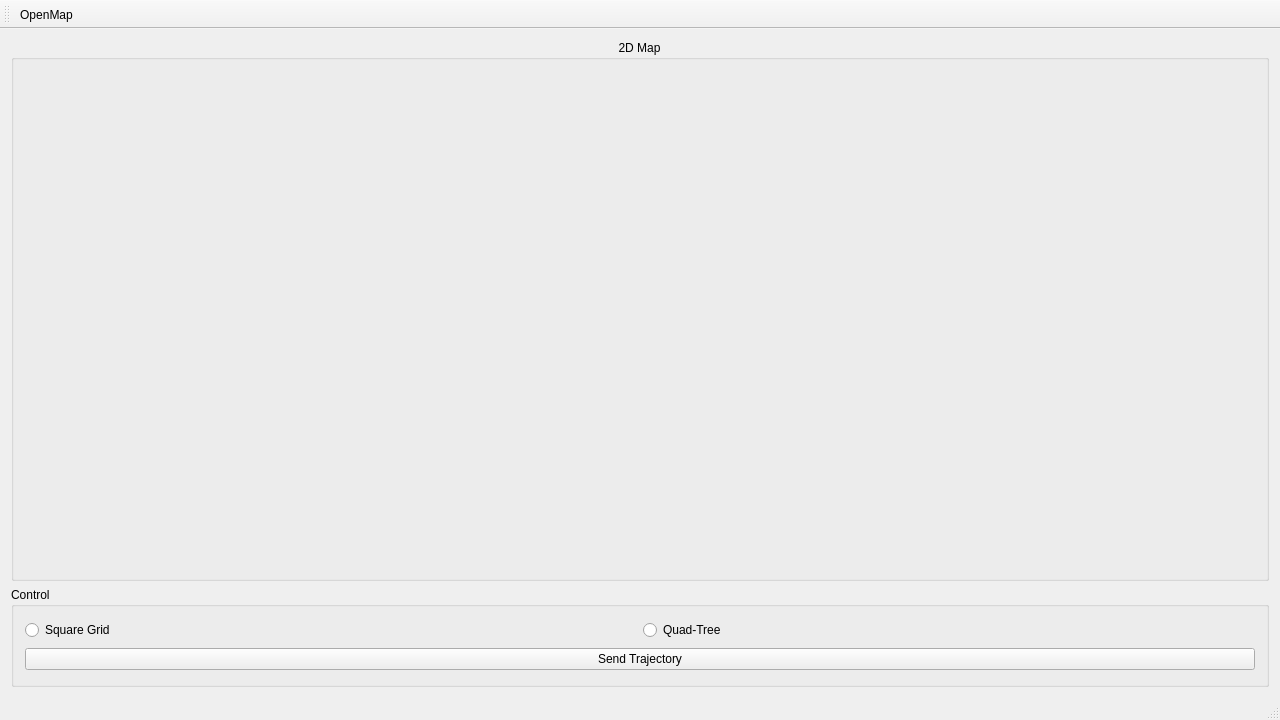
<?xml version="1.0" encoding="UTF-8"?>
<ui version="4.0">
 <class>MainWindow</class>
 <widget class="QMainWindow" name="MainWindow">
  <property name="geometry">
   <rect>
    <x>0</x>
    <y>0</y>
    <width>1280</width>
    <height>720</height>
   </rect>
  </property>
  <property name="windowTitle">
   <string>QuadNav GUI</string>
  </property>
  <widget class="QWidget" name="centralWidget">
   <layout class="QGridLayout" name="gridLayout">
    <item row="0" column="0" colspan="2">
     <widget class="QGroupBox" name="gbMap">
      <property name="title">
       <string>2D Map</string>
      </property>
      <property name="alignment">
       <set>Qt::AlignHCenter|Qt::AlignTop</set>
      </property>
      <layout class="QGridLayout" name="gridLayout_3"/>
     </widget>
    </item>
    <item row="1" column="0" colspan="2">
     <widget class="QGroupBox" name="gbCtrl">
      <property name="maximumSize">
       <size>
        <width>16777215</width>
        <height>100</height>
       </size>
      </property>
      <property name="title">
       <string>Control</string>
      </property>
      <layout class="QGridLayout" name="gridLayout_2">
       <item row="0" column="1">
        <widget class="QRadioButton" name="radioButton">
         <property name="text">
          <string>Quad-Tree</string>
         </property>
        </widget>
       </item>
       <item row="0" column="0">
        <widget class="QRadioButton" name="radioButton_2">
         <property name="text">
          <string>Square Grid</string>
         </property>
        </widget>
       </item>
       <item row="1" column="0" colspan="2">
        <widget class="QPushButton" name="btnSendTraj">
         <property name="text">
          <string>Send Trajectory</string>
         </property>
        </widget>
       </item>
      </layout>
     </widget>
    </item>
   </layout>
  </widget>
  <widget class="QMenuBar" name="menuBar">
   <property name="geometry">
    <rect>
     <x>0</x>
     <y>0</y>
     <width>1280</width>
     <height>25</height>
    </rect>
   </property>
  </widget>
  <widget class="QStatusBar" name="statusBar"/>
  <widget class="QToolBar" name="mainToolBar">
   <property name="windowTitle">
    <string>toolBar</string>
   </property>
   <attribute name="toolBarArea">
    <enum>TopToolBarArea</enum>
   </attribute>
   <attribute name="toolBarBreak">
    <bool>false</bool>
   </attribute>
   <addaction name="actionOpenMap"/>
  </widget>
  <action name="actionOpenMap">
   <property name="text">
    <string>OpenMap</string>
   </property>
   <property name="toolTip">
    <string>Open Map</string>
   </property>
  </action>
 </widget>
 <layoutdefault spacing="6" margin="11"/>
 <resources/>
 <connections/>
</ui>
